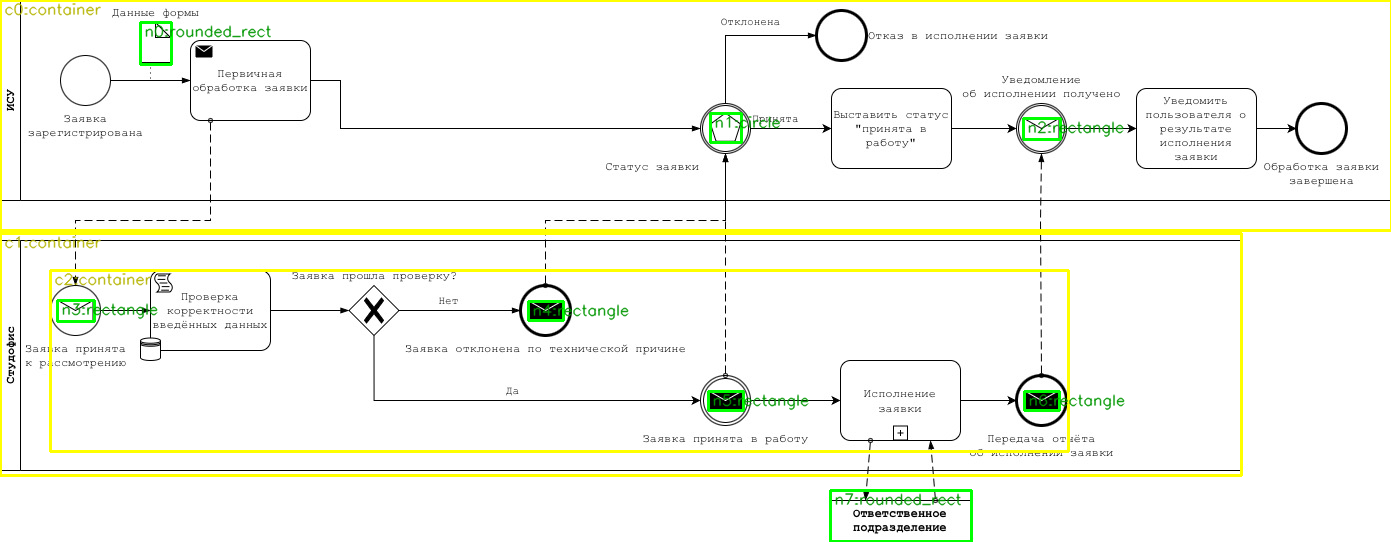
#> input picture test_school/out/diagram1/10_overlay_nodes.png, 1391 x 542 px
$ python detect.py --geom ../out/diagram1/10_overlay_nodes.png --cvbin ../out/diagram1/11_overlay_edges.png --original ../out/diagram1/11_overlay_edges.png --outdir out
#> lines starting #> are read from the running program, lines starting #| are printed output that depends on the picture; after the words box and inside, x2 and y2 are one past the last pixel; in counts of white or black regions, pixels touching at a corner belong together
import argparse
import json
import os
from dataclasses import dataclass
from typing import Dict, List, Optional, Tuple

import cv2
import numpy as np


@dataclass(frozen=True)
class DetectConfig:
    min_node_area: int = 250
    max_node_area_ratio: float = 0.60
    container_min_area_ratio: float = 0.12
    container_max_area_ratio: float = 0.95
    node_bbox_pad_for_remove: int = 6
    container_bbox_pad_for_remove: int = 4
    touch_dilate_px: int = 14
    min_path_len_px: int = 25
    sample_every_px: int = 8
    skeleton_max_iters: int = 80
    write_debug_images: bool = True


def _ensure_dir(path: str) -> None:
    os.makedirs(path, exist_ok=True)


def _imwrite(path: str, img: np.ndarray) -> None:
    ok = cv2.imwrite(path, img)
    if not ok:
        raise RuntimeError(f"Failed to write image: {path}")


def _load_image_gray(path: str) -> np.ndarray:
    img = cv2.imread(path, cv2.IMREAD_GRAYSCALE)
    if img is None:
        raise RuntimeError(f"Failed to read image: {path}")
    return img


def _load_image_bgr(path: str) -> np.ndarray:
    img = cv2.imread(path, cv2.IMREAD_COLOR)
    if img is None:
        raise RuntimeError(f"Failed to read image: {path}")
    return img


def _to_binary_black_on_white(gray: np.ndarray) -> np.ndarray:
    if gray.dtype != np.uint8:
        gray = gray.astype(np.uint8)
    _, b = cv2.threshold(gray, 0, 255, cv2.THRESH_BINARY + cv2.THRESH_OTSU)
    black_ratio = float((b < 128).mean())
    if black_ratio > 0.5:
        b = 255 - b
    return b


def _bbox_pad_xyxy(
    bbox_xywh: Tuple[int, int, int, int], pad: int, w: int, h: int
) -> Tuple[int, int, int, int]:
    x, y, bw, bh = bbox_xywh
    x0 = max(0, x - pad)
    y0 = max(0, y - pad)
    x1 = min(w - 1, x + bw + pad)
    y1 = min(h - 1, y + bh + pad)
    return x0, y0, x1, y1


def _contour_bbox_xywh(cnt: np.ndarray) -> Tuple[int, int, int, int]:
    x, y, w, h = cv2.boundingRect(cnt)
    return int(x), int(y), int(w), int(h)


def _circularity(area: float, perimeter: float) -> float:
    if perimeter <= 1e-6:
        return 0.0
    return float(4.0 * np.pi * area / (perimeter * perimeter))


def _approx_vertices(cnt: np.ndarray, eps_ratio: float = 0.02) -> np.ndarray:
    peri = cv2.arcLength(cnt, True)
    eps = eps_ratio * peri
    return cv2.approxPolyDP(cnt, eps, True)


def _classify_shape(cnt: np.ndarray) -> str:
    area = float(cv2.contourArea(cnt))
    peri = float(cv2.arcLength(cnt, True))
    if area < 1.0 or peri < 1.0:
        return "unknown"

    x, y, w, h = _contour_bbox_xywh(cnt)
    aspect = float(w) / float(h) if h > 0 else 0.0
    circ = _circularity(area, peri)

    approx = _approx_vertices(cnt, eps_ratio=0.02)
    v = int(len(approx))

    if circ > 0.78 and 0.80 <= aspect <= 1.25:
        return "circle"

    if v == 4 and 0.75 <= aspect <= 1.33:
        rect = cv2.minAreaRect(cnt)
        angle = float(rect[2])
        a = abs(angle)
        if 15.0 < a < 75.0:
            return "diamond"

    if v == 4:
        return "rectangle"

    if v >= 5:
        return "rounded_rect"

    return "unknown"


def detect_nodes(geom_gray: np.ndarray, cfg: DetectConfig) -> Tuple[List[Dict], List[Dict]]:
    geom = _to_binary_black_on_white(geom_gray)
    h, w = geom.shape[:2]
    img_area = float(w * h)

    inv = 255 - geom

    contours, hierarchy = cv2.findContours(inv, cv2.RETR_CCOMP, cv2.CHAIN_APPROX_SIMPLE)
    if hierarchy is None or len(contours) == 0:
        return [], []

    hierarchy = hierarchy[0]

    candidates: List[Tuple[np.ndarray, Tuple[int, int, int, int], float]] = []
    for i, cnt in enumerate(contours):
        child = int(hierarchy[i][2])
        parent = int(hierarchy[i][3])
        if parent != -1 or child == -1:
            continue

        area = float(cv2.contourArea(cnt))
        if area < float(cfg.min_node_area):
            continue
        if area / img_area > cfg.max_node_area_ratio:
            continue

        bbox = _contour_bbox_xywh(cnt)
        candidates.append((cnt, bbox, area))

    containers: List[Dict] = []
    elements: List[Dict] = []

    candidates.sort(key=lambda t: (t[1][1], t[1][0]))

    cid = 0
    eid = 0
    for cnt, bbox, area in candidates:
        x, y, bw, bh = bbox
        bbox_area = float(bw * bh)
        bbox_area_ratio = bbox_area / img_area

        width_ratio = float(bw) / float(w) if w > 0 else 0.0
        height_ratio = float(bh) / float(h) if h > 0 else 0.0

        kind = _classify_shape(cnt)

        is_container = (
            cfg.container_min_area_ratio <= bbox_area_ratio <= cfg.container_max_area_ratio
            and (width_ratio > 0.60 or height_ratio > 0.45)
            and kind in ("rectangle", "rounded_rect", "unknown")
        )

        cx = int(x + bw / 2)
        cy = int(y + bh / 2)

        if is_container:
            containers.append(
                {
                    "id": f"c{cid}",
                    "kind": "container",
                    "bbox": [int(x), int(y), int(bw), int(bh)],
                    "center": [cx, cy],
                    "area": float(area),
                }
            )
            cid += 1
        else:
            elements.append(
                {
                    "id": f"n{eid}",
                    "kind": kind,
                    "bbox": [int(x), int(y), int(bw), int(bh)],
                    "center": [cx, cy],
                    "area": float(area),
                }
            )
            eid += 1

    return elements, containers


def _draw_nodes_overlay(
    original_bgr: np.ndarray,
    elements: List[Dict],
    containers: List[Dict],
    out_path: str,
) -> None:
    img = original_bgr.copy()

    for c in containers:
        x, y, w, h = c["bbox"]
        cv2.rectangle(img, (x, y), (x + w, y + h), (0, 255, 255), 2)
        cv2.putText(
            img,
            f'{c["id"]}:{c["kind"]}',
            (x + 4, max(12, y + 14)),
            cv2.FONT_HERSHEY_SIMPLEX,
            0.5,
            (0, 180, 180),
            1,
            cv2.LINE_AA,
        )

    for n in elements:
        x, y, w, h = n["bbox"]
        cv2.rectangle(img, (x, y), (x + w, y + h), (0, 255, 0), 2)
        cv2.putText(
            img,
            f'{n["id"]}:{n["kind"]}',
            (x + 4, max(12, y + 14)),
            cv2.FONT_HERSHEY_SIMPLEX,
            0.5,
            (0, 150, 0),
            1,
            cv2.LINE_AA,
        )

    _imwrite(out_path, img)


def _build_remove_mask(
    shape_hw: Tuple[int, int],
    elements: List[Dict],
    containers: List[Dict],
    cfg: DetectConfig,
) -> np.ndarray:
    h, w = shape_hw
    mask = np.zeros((h, w), dtype=np.uint8)

    for n in elements:
        x0, y0, x1, y1 = _bbox_pad_xyxy(tuple(n["bbox"]), cfg.node_bbox_pad_for_remove, w, h)
        cv2.rectangle(mask, (x0, y0), (x1, y1), 255, thickness=-1)

    for c in containers:
        x0, y0, x1, y1 = _bbox_pad_xyxy(tuple(c["bbox"]), cfg.container_bbox_pad_for_remove, w, h)
        cv2.rectangle(mask, (x0, y0), (x1, y1), 255, thickness=-1)

    return mask


# [81 lines left out: function _zhang_suen_thinning, not called in this run]


def _skeletonize(bin_img_01: np.ndarray, cfg: DetectConfig) -> np.ndarray:
    try:
        thinning = cv2.ximgproc.thinning  # type: ignore[attr-defined]
        src = (bin_img_01 * 255).astype(np.uint8)
        out = thinning(src, thinningType=cv2.ximgproc.THINNING_ZHANGSUEN)  # type: ignore[attr-defined]
        return (out > 0).astype(np.uint8)
    except Exception:
        return _zhang_suen_thinning(bin_img_01, max_iters=cfg.skeleton_max_iters)


def _build_pixel_graph(
    skel_01: np.ndarray,
) -> Tuple[np.ndarray, Dict[Tuple[int, int], int], List[List[int]], np.ndarray]:
    coords = np.argwhere(skel_01 > 0)
    idx_map: Dict[Tuple[int, int], int] = {(int(y), int(x)): i for i, (y, x) in enumerate(coords)}
    n = int(coords.shape[0])
    adj: List[List[int]] = [[] for _ in range(n)]

    for i, (y, x) in enumerate(coords):
        yi = int(y)
        xi = int(x)
        for dy in (-1, 0, 1):
            for dx in (-1, 0, 1):
                if dy == 0 and dx == 0:
                    continue
                key = (yi + dy, xi + dx)
                j = idx_map.get(key)
                if j is not None:
                    adj[i].append(j)

    deg = np.array([len(a) for a in adj], dtype=np.int32)
    return coords, idx_map, adj, deg


def _trace_paths(coords: np.ndarray, adj: List[List[int]], deg: np.ndarray) -> List[List[int]]:
    terminals = set(int(i) for i in np.where(deg != 2)[0].tolist())
    visited_edges: set[Tuple[int, int]] = set()
    paths: List[List[int]] = []

    def edge_key(a: int, b: int) -> Tuple[int, int]:
        return (a, b) if a < b else (b, a)

    for t in list(terminals):
        for nb in adj[t]:
            ek = edge_key(t, nb)
            if ek in visited_edges:
                continue

            path = [t]
            prev = t
            cur = nb
            visited_edges.add(ek)

            while True:
                path.append(cur)
                if cur in terminals:
                    break

                neigh = adj[cur]
                if len(neigh) < 1:
                    break
                if len(neigh) == 1:
                    nxt = neigh[0]
                else:
                    nxt = neigh[0] if neigh[0] != prev else neigh[1]

                visited_edges.add(edge_key(cur, nxt))
                prev, cur = cur, nxt

            paths.append(path)

    filtered: List[List[int]] = []
    for p in paths:
        if len(p) >= 2:
            filtered.append(p)
    return filtered


# [22 lines left out: functions _downsample_path_xy, _point_hits_nodes, not called in this run]


def detect_edges(
    cvbin_gray: np.ndarray,
    elements: List[Dict],
    containers: List[Dict],
    cfg: DetectConfig,
    out_dir: str,
) -> Tuple[List[Dict], int]:
    cvbin = _to_binary_black_on_white(cvbin_gray)
    h, w = cvbin.shape[:2]

    linework_01 = (cvbin < 128).astype(np.uint8)
    linework_255 = (linework_01 * 255).astype(np.uint8)

    remove_mask = _build_remove_mask((h, w), elements, containers, cfg)
    connectors_01 = linework_01.copy()
    connectors_01[remove_mask > 0] = 0

    connectors_255 = (connectors_01 * 255).astype(np.uint8)
    connectors_255 = cv2.morphologyEx(
        connectors_255,
        cv2.MORPH_OPEN,
        cv2.getStructuringElement(cv2.MORPH_RECT, (3, 3)),
        iterations=1,
    )
    connectors_01 = (connectors_255 > 0).astype(np.uint8)

    skel_01 = _skeletonize(connectors_01, cfg)

    coords, _, adj, deg = _build_pixel_graph(skel_01)
    if coords.size == 0:
        return [], 0

    paths_idx = _trace_paths(coords, adj, deg)

    padded: List[Tuple[str, Tuple[int, int, int, int]]] = []
    for n in elements:
        x0, y0, x1, y1 = _bbox_pad_xyxy(tuple(n["bbox"]), cfg.touch_dilate_px, w, h)
        padded.append((n["id"], (x0, y0, x1, y1)))

    edges: List[Dict] = []
    ambiguous = 0
    eid = 0

    for p in paths_idx:
        if len(p) < cfg.min_path_len_px:
            continue

        p0 = (int(coords[p[0], 1]), int(coords[p[0], 0]))
        p1 = (int(coords[p[-1], 1]), int(coords[p[-1], 0]))

        hits0 = _point_hits_nodes(p0, padded)
        hits1 = _point_hits_nodes(p1, padded)

        if len(hits0) == 0 and len(hits1) == 0:
            continue

        is_amb = False
        src: Optional[str] = None
        dst: Optional[str] = None

        if len(hits0) == 1 and len(hits1) == 1 and hits0[0] != hits1[0]:
            src = hits0[0]
            dst = hits1[0]
        else:
            is_amb = True
            ambiguous += 1
            src = hits0[0] if len(hits0) == 1 else (hits0[0] if hits0 else None)
            dst = hits1[0] if len(hits1) == 1 else (hits1[0] if hits1 else None)

        poly = _downsample_path_xy(coords, p, every=cfg.sample_every_px)

        xs = [pt[0] for pt in poly]
        ys = [pt[1] for pt in poly]
        if not xs or not ys:
            continue

        x0 = int(max(0, min(xs)))
        y0 = int(max(0, min(ys)))
        x1 = int(min(w - 1, max(xs)))
        y1 = int(min(h - 1, max(ys)))
        bbox = [x0, y0, int(x1 - x0 + 1), int(y1 - y0 + 1)]

        edges.append(
            {
                "id": f"e{eid}",
                "source": src,
                "target": dst,
                "directed": False,
                "ambiguous": bool(is_amb),
                "points": poly,
                "bbox": bbox,
                "length_px": int(len(p)),
            }
        )
        eid += 1

    if cfg.write_debug_images:
        _imwrite(os.path.join(out_dir, "20_linework.png"), linework_255)
        _imwrite(os.path.join(out_dir, "21_remove_mask.png"), remove_mask)
        _imwrite(os.path.join(out_dir, "22_connectors.png"), (connectors_01 * 255).astype(np.uint8))
        _imwrite(os.path.join(out_dir, "23_connectors_skeleton.png"), (skel_01 * 255).astype(np.uint8))

    return edges, ambiguous


def _draw_edges_overlay(
    original_bgr: np.ndarray,
    elements: List[Dict],
    containers: List[Dict],
    edges: List[Dict],
    out_path: str,
) -> None:
    img = original_bgr.copy()

    for c in containers:
        x, y, w, h = c["bbox"]
        cv2.rectangle(img, (x, y), (x + w, y + h), (0, 255, 255), 2)

    for n in elements:
        x, y, w, h = n["bbox"]
        cv2.rectangle(img, (x, y), (x + w, y + h), (0, 255, 0), 2)

    for e in edges:
        pts = e.get("points", [])
        if len(pts) < 2:
            continue
        poly = np.array([[p[0], p[1]] for p in pts], dtype=np.int32).reshape((-1, 1, 2))
        cv2.polylines(img, [poly], isClosed=False, color=(255, 0, 0), thickness=2)
        mid = pts[len(pts) // 2]
        label = f'{e["id"]}:{"amb" if e.get("ambiguous") else "ok"}'
        cv2.putText(
            img,
            label,
            (int(mid[0]) + 3, int(mid[1]) - 3),
            cv2.FONT_HERSHEY_SIMPLEX,
            0.5,
            (200, 0, 0),
            1,
            cv2.LINE_AA,
        )

    _imwrite(out_path, img)


def save_result_json(
    out_dir: str,
    elements: List[Dict],
    containers: List[Dict],
    edges: List[Dict],
) -> str:
    result = {
        "elements": elements,
        "containers": containers,
        "edges": edges,
    }
    path = os.path.join(out_dir, "result.json")
    with open(path, "w", encoding="utf-8") as f:
        json.dump(result, f, ensure_ascii=False, indent=2)
    return path


def main() -> None:
    ap = argparse.ArgumentParser()
    ap.add_argument("--geom", required=True, help="Path to 06_geom.png")
    ap.add_argument("--cvbin", required=True, help="Path to 05_cv_binary.png")
    ap.add_argument("--original", required=True, help="Path to 00_original.png")
    ap.add_argument("--outdir", required=True)
    args = ap.parse_args()

    _ensure_dir(args.outdir)

    cfg = DetectConfig()

    geom = _load_image_gray(args.geom)
#> in _load_image_gray, `img = cv2.imread(path, cv2.IMREAD_GRAYSCALE)`:
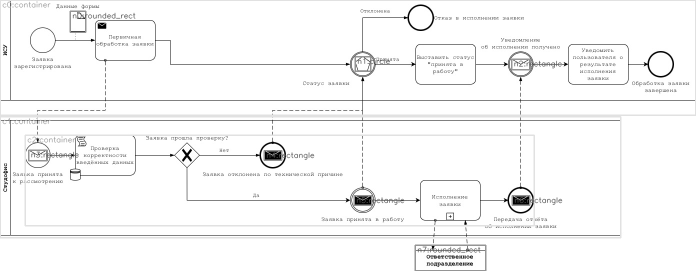
#> img: shape (542, 1391) (shown at 1/2 size); min 0, max 255, mean 246.5
    cvbin = _load_image_gray(args.cvbin)
#> call 2 of _load_image_gray, with path = '../out/diagram1/11_overlay_edges.png'
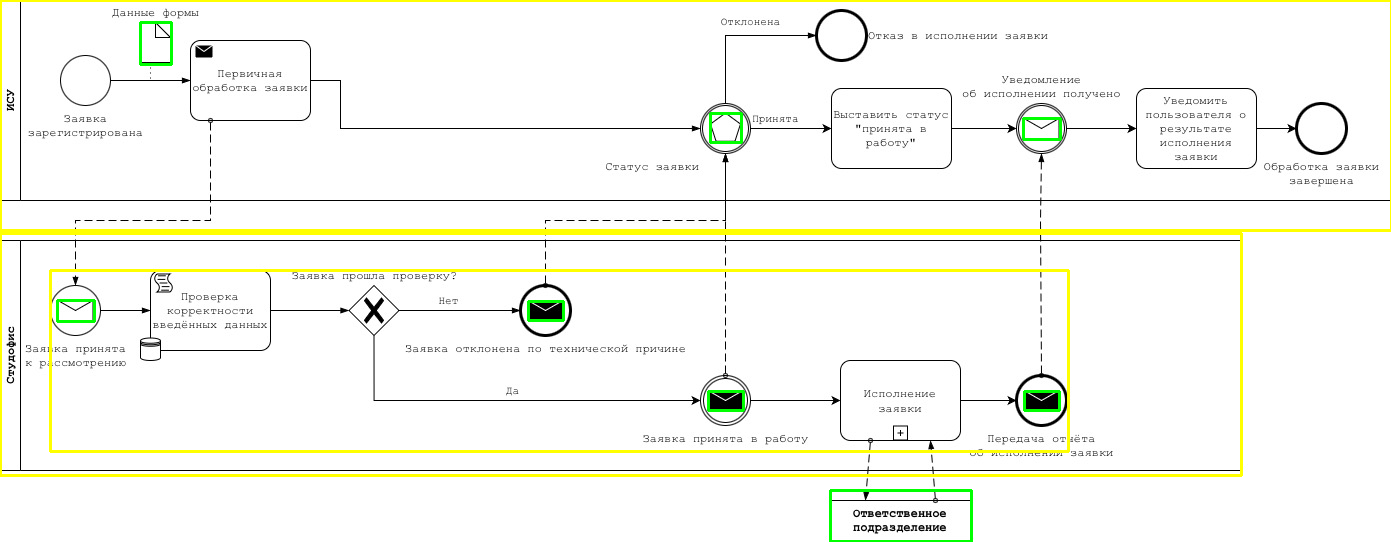
#> input picture test_school/out/diagram1/11_overlay_edges.png, 1391 x 542 px
    original = _load_image_bgr(args.original)
#> in _load_image_bgr, img is the input picture: shape (542, 1391, 3); mean B, G, R 239.3, 248.4, 247.2

    elements, containers = detect_nodes(geom, cfg)
#> in _to_binary_black_on_white, `_, b = cv2.threshold(gray, 0, 255, cv2.THRESH_BINARY + cv2.THRESH_OTSU)`:
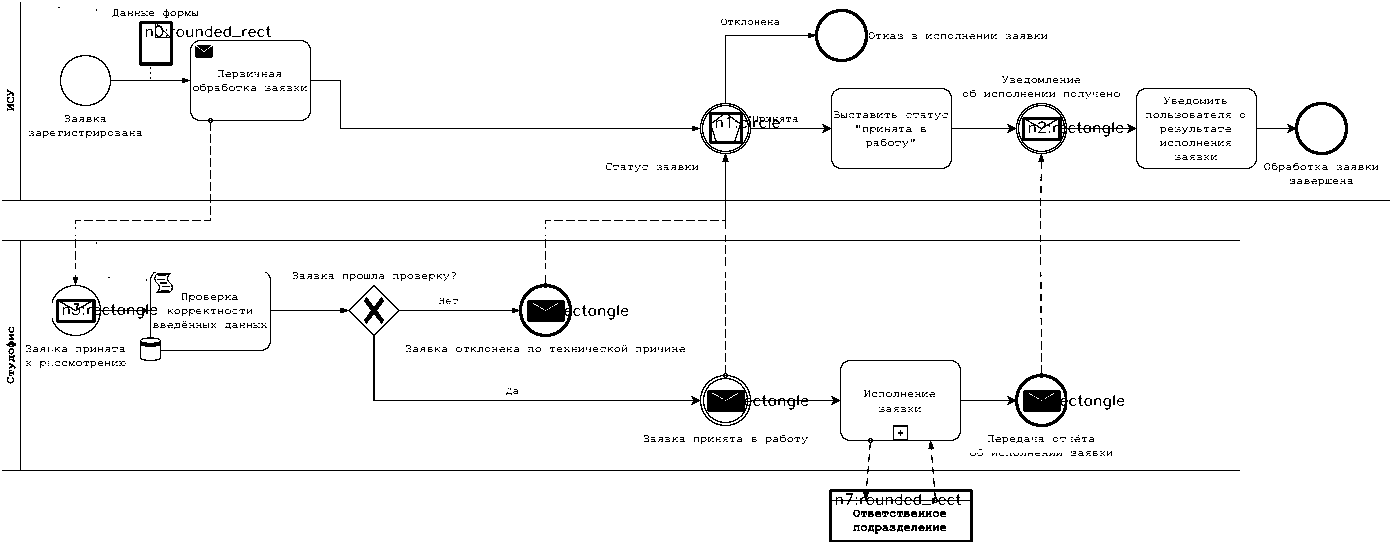
#> b: shape (542, 1391); 96.3% white; black in thin lines or dots
#> in _to_binary_black_on_white, `black_ratio = float((b < 128).mean())`: black_ratio = 0.0372
#> in detect_nodes, `contours, hierarchy = cv2.findContours(inv, cv2.RETR_CCOMP, cv2.CHAIN_..`: contours = 1250 contours, 1167 with area under 20; largest, box (x1, y1, x2, y2) and area: (2, 2, 1390, 229) 39426, (52, 272, 1068, 450) 19172, (1136, 88, 1257, 169) 9504, (831, 88, 952, 169) 9504, (190, 40, 311, 121) 9496
#> the loop in detect_nodes, `for i, cnt in enumerate(contours):` made 1250 passes
#> (child, parent) on passes 1 to 3: (-1, -1), (-1, -1), (-1, -1)
#> after the loop in detect_nodes, `for i, cnt in enumerate(contours):`: candidates = 4 items
#> the loop in detect_nodes, `for cnt, bbox, area in candidates:` made 4 passes
#> (bw, bh, bbox_area, bbox_area_ratio, width_ratio) on pass 2: (36, 45, 1620, 0.00215, 0.0259)
#> after the loop in detect_nodes, `for cnt, bbox, area in candidates:`: cid = 2; containers = 2 items; eid = 2; elements = 2 items
#> elements = 2 items; containers = 2 items

    _draw_nodes_overlay(
        original_bgr=original,
        elements=elements,
        containers=containers,
        out_path=os.path.join(args.outdir, "10_overlay_nodes.png"),
    )
#> the loop in _draw_nodes_overlay, `for c in containers:` made 2 passes
#> (x, y, w, h) on passes 1 to 2: (2, 2, 1388, 227), (52, 272, 1016, 178)
#> after the loop in _draw_nodes_overlay, `for c in containers:`:
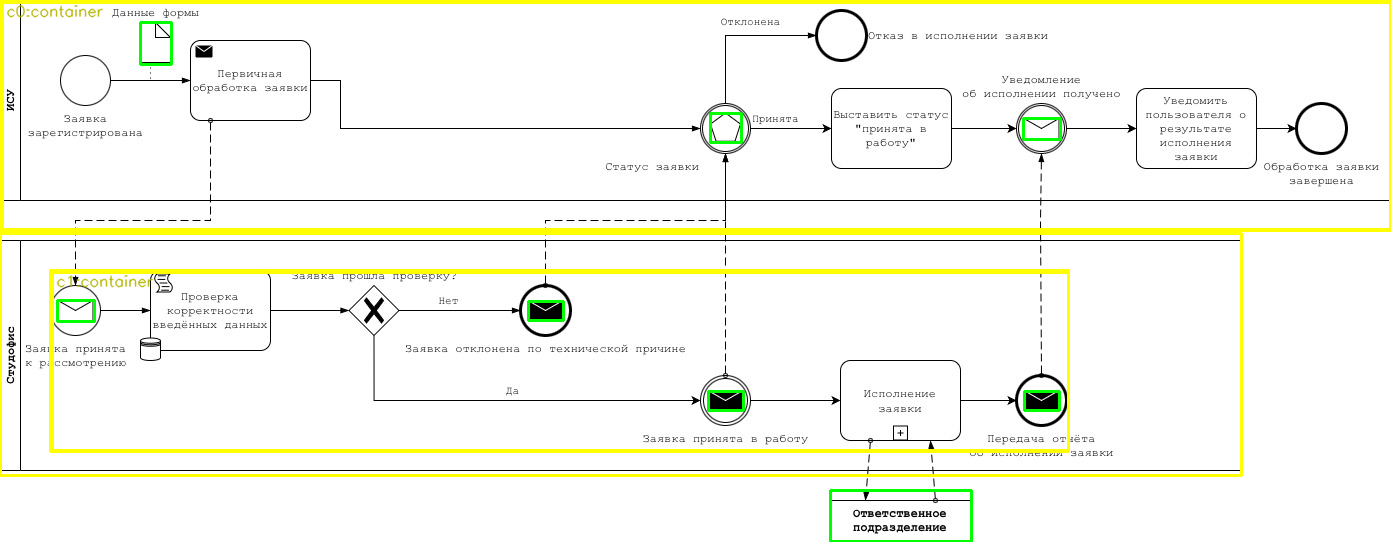
#> img: shape (542, 1391, 3); 1.26% of pixels changed, all inside (x1, y1, x2, y2) = (2, 2, 1390, 450)
#> the loop in _draw_nodes_overlay, `for n in elements:` made 2 passes
#> (x, y, w, h) on passes 1 to 2: (139, 21, 36, 45), (829, 489, 144, 53)
#> (the rest of the program and of its run is left out)
